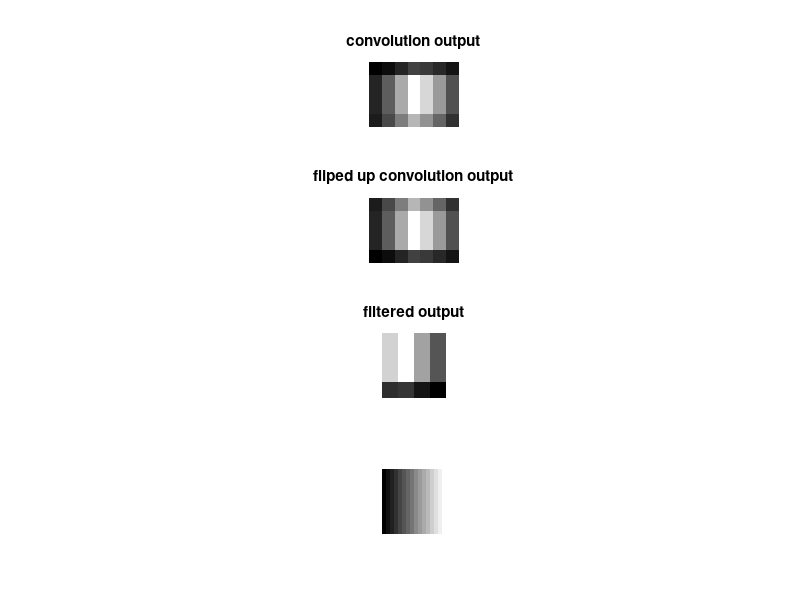

This chart was generated by the following MATLAB code: (Note: this script raises an error after producing the figure.)
clc;
clear all;
close all;
%% Desired Input. 
x=ones(4,4);     % Assigning 4x4 ones matrix
h=[1 2 3 4;5 6 7 8];
y=conv2(h,x)   % 2D Convolution of x,h
y_fu=flipud(y)  % Flip the matrix up and down
y_fi=filter2(h,x)  %2d filtering and rotating 180 degrees
 %% Plotting
figure
subplot(4,1,1)
imshow(mat2gray(y)) %   Displays the gray image of convolution output 
title('convolution output')
subplot(4,1,2)
imshow(mat2gray(y_fu))  % Diplays the fliped up convolution output
title('fliped up convolution output')
subplot(4,1,3)
imshow(mat2gray(y_fi))  % Displays the gray image of filtered output
title('filtered output')
subplot(4,1,4)
imshow(ones(16,1)*(0:1/15:1))   % Displays the image having 16 level of grey
figure
load mandrill; % Loading the clown image
imshow(X,map)   % Displays monochrome image
figure
I=ind2gray(X,map);  % Displays the default image
imshow(I)
colormap('default')